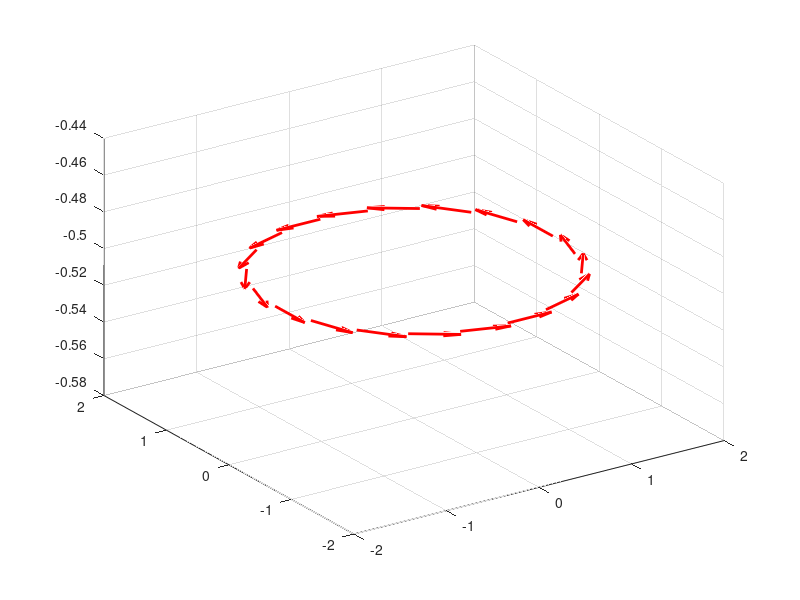

Source code (MATLAB):
%%%%%%%%%%%%%%%%%%%%%%%%%%%%
% Session 1 | Step 1
%%%%%%%%%%%%%%%%%%%%%%%%%%%%
%Rodrigo Gamboa & Francisco Montes | May 2024


%-OBJECTIVE-%

%Create and visualize a discretized loop made of N arrows, 
%simbolizing electric current differentials, so that the whole 
%configuration will approximate a circular wire (coil), with an 
%associated constant electric current I. The more currents the better.

%Recall commenting and completing all necessary code from now on,
%as this will impact the quality and grade of the associate Deliverable.


%-----------------------------------------------------------------------
%Code starts here
%Complete the code in the left, using the comments in the right.
%-----------------------------------------------------------------------

clc;          %Clear all variables from the workspace
clear;        %Clear command window
close all;    %Clear all elements on figures

nl = 1;              %Declare a variable "nl" that will
                     %represent the number of wire loops in your
                     %simulation.One for a configuration called 
                     % a ______________? %Two or more for a configuration 
                     % referred to as a __________________? 

ds = 0.1;             % Declare a variable "ds", for lenght differential.
                      % Set it equal to 0.1 as a starting point.

x = -5:ds:5; y = x;  z = x;                      %Define x, y and z vectors, all equal, 
                                                 %ranging from -5 to 5, in steps of ds.
                                                 %This will define our 3D working space.
                                    
                                                 %When correctly done, each vector will
                                                 %appear in the Workspace as a 1x101
                                                 %double array.

Lx = length(x); Ly = length(y); Lz = length(z);                                           %Using the length(A) function, 
                                                                                          %where A can be a vector or array, 
                                                                                          %declare Lx, Ly and Lz
                                                                                          %variables, setting them
                                                                                          %equal to the number of elements 
                                                                                          %in the x, y and z vectors (i.e. the 
                                                                                          %vector lenghts).  

rw = 0.2;                                         %Using a variable labelled rw, declare the 
                                                 %wire thickness, use a value of 0.2.

I = 300;                                          %Using a variable I, declare the 
                                                 %associate electric current
                                                 %(use value of 300 Amperes).

%Uncomment the following code.

mo=4*pi*1e-7;                                   %What is this? % Permeabilidad del vacío [T·m/A] constante
km=mo*I/(4*pi);                                 %And this?     % Constante magnética simplificada

N = 20;                       % (flechas) Declare a variable N, that will define the # of points per loop.
R = 1.5;                       %Declare a variable R, as the radious if the wire, use 1.5 as default.                   
sz = 1;                        %Declare a variable sz, setting it equal to 1. This will represent the 
                              %loop step size in the z axis direction.

s = 1;                         %Declare an s variable (equal to 1), representing the loop "number".

dtheta = 2*pi/N;              %Define the "differential angle step" (dtheta) with respect to the center 
                              %of the circular wire (coil), consider that it has to cover an
                              %angular displacement of 2*pi. Think about it!

dl = R * dtheta;              %Define the "dl" length differential, coupled with the associated dtheta.   
                              %Consider that dtheta is in radians.

ang = 0:dtheta:(2*pi - dtheta);    %Define a vector called "ang" (for angle), 
                                   %ranging from 0 to 2*pi-dtheta, in steps of dtheta.
                                   %This will store angle values to complete a cycle 
                                   % with steps dtheta, around the coil. Why from 
                                   % 0 to 2*pi-dtheta:_______________________________? 

%Start here a for loop, looping a dummie variable
%going from 1 to nl (the number of loops in the system).

% Posiciones x
Px = zeros(1, N*nl);
Py = zeros(1, N*nl);
Pz = zeros(1, N*nl);
% Componentes x,y,z de la flecha
dx = zeros(1, N*nl);
dy = zeros(1, N*nl);
dz = zeros(1, N*nl);

for i = 1:nl

    %Px(s:s+N-1)=R*cos(ang);           %Comment
    %Py(s:s+N-1)=R*sin(ang);           %Comment
    %Pz(s:s+N-1)=-nl/2*sz+(i-1)*sz;    %Comment

    %dx(s:s+N-1)=-Py(s:s+N-1)*dtheta;  %Comment
    %dy(s:s+N-1)=Px(s:s+N-1)*dtheta;   %Comment

    %s=s+N;                            %Comment

    Px(s:s+N-1)=R*cos(ang);           
    Py(s:s+N-1)=R*sin(ang);           
    Pz(s:s+N-1)=-nl/2*sz+(i-1)*sz;    

    dx(s:s+N-1)=-Py(s:s+N-1)*dtheta;  % dx ~ -sin → dirección tangente al círculo
    dy(s:s+N-1)=Px(s:s+N-1)*dtheta;   % dy ~ cos

    s = s + N; % Se avanza al siguiente bloque para el siguiente loop 

end    

dz(1:N*nl)=0;                          %Comment        

%Call figure 1
figure(1)

%Use quiver3 function, to visualize the wire of currents.
%Recall that quiver3(X,Y,Z,U,V,W) plots arrows with directional components 
%U, V, and W at the Cartesian coordinates specified by X, Y, and Z.

quiver3(Px, Py, Pz, dx, dy, dz, 0.5, '-r', 'LineWidth', 2)  %What are the other options for?

%Uncomment for setting a proper viewing perspective.
view(-34,33)
